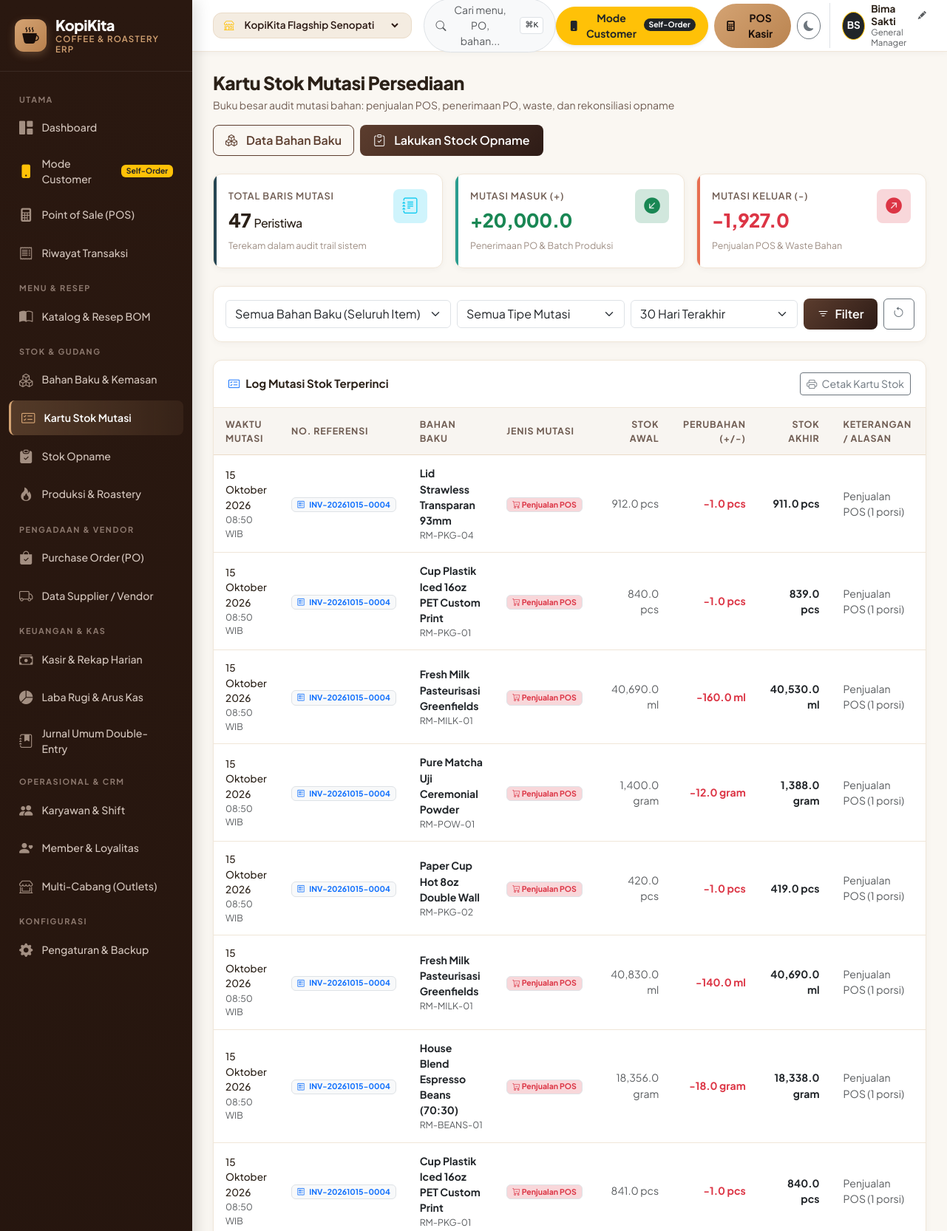
/stock_card.php (upper part), run on the app's committed database.
### tables this page shows
CREATE TABLE app_settings (
    key_name TEXT PRIMARY KEY,
    val_text TEXT
);

CREATE TABLE stock_mutations (
    id INTEGER PRIMARY KEY AUTOINCREMENT,
    raw_material_id INTEGER NOT NULL,
    outlet_id INTEGER DEFAULT 1,
    mutation_type TEXT NOT NULL,
    reference_no TEXT,
    qty_change REAL NOT NULL,
    qty_before REAL NOT NULL,
    qty_after REAL NOT NULL,
    notes TEXT,
    created_at TEXT DEFAULT (datetime('now', 'localtime')),
    FOREIGN KEY (raw_material_id) REFERENCES raw_materials(id)
);

CREATE TABLE raw_materials (
    id INTEGER PRIMARY KEY AUTOINCREMENT,
    code TEXT UNIQUE NOT NULL,
    name TEXT NOT NULL,
    category TEXT NOT NULL,
    unit TEXT NOT NULL,
    current_stock REAL DEFAULT 0,
    min_stock REAL DEFAULT 10,
    cost_per_unit REAL DEFAULT 0,
    outlet_id INTEGER DEFAULT 1,
    created_at TEXT DEFAULT (datetime('now', 'localtime')),
    FOREIGN KEY (outlet_id) REFERENCES outlets(id)
);

### stock_card.php (the view, shortened to what the rows shown need)
<?php
require_once __DIR__ . '/includes/header.php';
$outletId = $currentOutlet['id'];
$dateFilter = $_GET['date'] ?? '30days';
$where = ["sm.outlet_id = :outlet_id"];
$params = [':outlet_id' => $outletId];
if ($dateFilter === 'today') {
    $where[] = "date(sm.created_at) = :today";
    $params[':today'] = date('Y-m-d');
} elseif ($dateFilter === '7days') {
    $where[] = "date(sm.created_at) >= :sevendays";
    $params[':sevendays'] = date('Y-m-d', strtotime('-7 days'));
} elseif ($dateFilter === '30days') {
    $where[] = "date(sm.created_at) >= :thirtydays";
    $params[':thirtydays'] = date('Y-m-d', strtotime('-30 days'));
}
$whereClause = implode(' AND ', $where);
$mutations = dbFetchAll("
    SELECT sm.*, rm.name as material_name, rm.code as material_code, rm.unit as material_unit
    FROM stock_mutations sm
    JOIN raw_materials rm ON sm.raw_material_id = rm.id
    WHERE {$whereClause}
    ORDER BY sm.id DESC
", $params);
?>
<div class="page-header">
    <div>
        <h1 class="page-title">Kartu Stok Mutasi Persediaan</h1>
    </div>
</div>
<div class="card-coffee">
    <div class="table-responsive">
        <table class="table-coffee table-hover">
            <thead>
                <tr>
                    <th>Waktu Mutasi</th>
                    <th>No. Referensi</th>
                    <th>Bahan Baku</th>
                    <th>Jenis Mutasi</th>
                    <th class="text-end">Stok Awal</th>
                    <th class="text-end">Perubahan (+/-)</th>
                    <th class="text-end">Stok Akhir</th>
                    <th>Keterangan / Alasan</th>
                </tr>
            </thead>
            <tbody>
                <?php if (empty($mutations)): ?>
                    <tr>
                        <td colspan="8" class="text-center py-5 text-muted">
                            <i class="bi bi-journal-x fs-1 d-block mb-2 text-secondary"></i>
                            Tidak ada riwayat mutasi stok untuk filter ini.
                        </td>
                    </tr>
                <?php else: ?>
                    <?php foreach ($mutations as $m): ?>
                        <tr>
                            <td>
                                <div style="font-size: 0.85rem; font-weight: 500;"><?php echo formatDate($m['created_at'], 'date'); ?></div>
                                <div class="text-muted small"><?php echo formatDate($m['created_at'], 'time'); ?> WIB</div>
                            </td>
                            <td>
                                <?php if (str_starts_with($m['reference_no'], 'INV-')): ?>
                                    <span class="badge bg-light text-primary border">
                                        <i class="bi bi-receipt me-1"></i> <?php echo htmlspecialchars($m['reference_no']); ?>
                                    </span>
                                <?php elseif (str_starts_with($m['reference_no'], 'PO-')): ?>
                                    <span class="badge bg-light text-success border">
                                        <i class="bi bi-bag-check me-1"></i> <?php echo htmlspecialchars($m['reference_no']); ?>
                                    </span>
                                <?php else: ?>
                                    <span class="badge bg-light text-dark border">
                                        <?php echo htmlspecialchars($m['reference_no'] ?: '-'); ?>
                                    </span>
                                <?php endif; ?>
                            </td>
                            <td>
                                <div class="fw-bold text-dark"><?php echo htmlspecialchars($m['material_name']); ?></div>
                                <div class="text-muted small"><?php echo htmlspecialchars($m['material_code']); ?></div>
                            </td>
                            <td>
                                <?php if ($m['mutation_type'] === 'POS_SALE'): ?>
                                    <span class="badge bg-danger-subtle text-danger border">
                                        <i class="bi bi-cart-dash"></i> Penjualan POS
                                    </span>
                                <?php elseif ($m['mutation_type'] === 'PURCHASE_RECEIPT'): ?>
                                    <span class="badge bg-success-subtle text-success border">
                                        <i class="bi bi-truck"></i> Penerimaan PO
                                    </span>
                                <?php elseif ($m['mutation_type'] === 'STOCK_OPNAME'): ?>
                                    <span class="badge bg-info-subtle text-info border">
                                        <i class="bi bi-clipboard-check"></i> Opname Fisik
                                    </span>
                                <?php elseif ($m['mutation_type'] === 'WASTE'): ?>
                                    <span class="badge bg-warning-subtle text-warning border">
                                        <i class="bi bi-trash"></i> Waste / Rusak
                                    </span>
                                <?php elseif (str_starts_with($m['mutation_type'], 'PRODUCTION')): ?>
                                    <span class="badge bg-primary-subtle text-primary border">
                                        <i class="bi bi-fire"></i> Batch Roastery
                                    </span>
                                <?php else: ?>
                                    <span class="badge bg-light text-dark border"><?php echo htmlspecialchars($m['mutation_type']); ?></span>
                                <?php endif; ?>
                            </td>
                            <td class="text-end text-muted">
                                <?php echo number_format($m['qty_before'], 1); ?> <?php echo htmlspecialchars($m['material_unit']); ?>
                            </td>
                            <td class="text-end fw-bold <?php echo $m['qty_change'] > 0 ? 'text-success' : 'text-danger'; ?>">
                                <?php echo ($m['qty_change'] > 0 ? '+' : '') . number_format($m['qty_change'], 1); ?> <?php echo htmlspecialchars($m['material_unit']); ?>
                            </td>
                            <td class="text-end fw-bold text-dark">
                                <?php echo number_format($m['qty_after'], 1); ?> <?php echo htmlspecialchars($m['material_unit']); ?>
                            </td>
                            <td class="small text-muted">
                                <?php echo htmlspecialchars($m['notes'] ?: '-'); ?>
                            </td>
                        </tr>
                    <?php endforeach; ?>
                <?php endif; ?>
            </tbody>
        </table>
    </div>
</div>
<?php require_once __DIR__ . '/includes/footer.php'; ?>

### includes/header.php (shortened to what the rows shown need)
<?php
require_once __DIR__ . '/functions.php';
$currentOutlet = getCurrentOutlet();
$allOutlets = getAllOutlets();
$currentUser = getCurrentUser();
?>
<!DOCTYPE html>
<html lang="id" data-theme="light">
<head>
    <link href="https://cdn.jsdelivr.net/npm/bootstrap@5.3.3/dist/css/bootstrap.min.css" rel="stylesheet">
    <link rel="stylesheet" href="https://cdn.jsdelivr.net/npm/bootstrap-icons@1.11.3/font/bootstrap-icons.min.css">
    <link rel="stylesheet" href="assets/css/style.css">
</head>
<body>
<div class="app-container">
    <?php require_once __DIR__ . '/sidebar.php'; ?>
    <div class="app-main">
        <header class="app-header">
            <div class="d-flex align-items-center gap-2">
                <div class="d-flex align-items-center gap-2 border-start ps-3 ms-1" style="cursor: pointer;" data-bs-toggle="modal" data-bs-target="#userProfileModal" title="Klik untuk Ganti Nama Manager & Role">
                    <div class="d-none d-md-block text-start" style="line-height: 1.2;">
                        <div class="fw-bold d-flex align-items-center gap-1" style="font-size: 0.85rem;">
                            <span id="headerUserName"><?php echo htmlspecialchars($currentUser['name']); ?></span>
                            <i class="bi bi-pencil-fill text-muted" style="font-size: 0.7rem;"></i>
                        </div>
                    </div>
                </div>
            </div>
        </header>
        <main class="page-body">

### data on the page
app_settings: val_text "Bima Sakti"
stock_mutations: created_at "15 Oktober 2026", created_at "08:50", reference_no "INV-20261015-0004", raw_material.name "Lid Strawless Transparan 93mm", raw_material.code "RM-PKG-04", mutation_type "POS_SALE" (drawn), qty_before "912.0", raw_material.unit "pcs", qty_change "-1.0", qty_after "911.0", notes "Penjualan POS (1 porsi)"
stock_mutations: created_at "15 Oktober 2026", created_at "08:50", reference_no "INV-20261015-0004", raw_material.name "Cup Plastik Iced 16oz PET Custom Print", raw_material.code "RM-PKG-01", mutation_type "POS_SALE" (drawn), qty_before "840.0", raw_material.unit "pcs", qty_change "-1.0", qty_after "839.0", notes "Penjualan POS (1 porsi)"
stock_mutations: created_at "15 Oktober 2026", created_at "08:50", reference_no "INV-20261015-0004", raw_material.name "Fresh Milk Pasteurisasi Greenfields", raw_material.code "RM-MILK-01", mutation_type "POS_SALE" (drawn), qty_before "40,690.0", raw_material.unit "ml", qty_change "-160.0", qty_after "40,530.0", notes "Penjualan POS (1 porsi)"
stock_mutations: created_at "15 Oktober 2026", created_at "08:50", reference_no "INV-20261015-0004", raw_material.name "Pure Matcha Uji Ceremonial Powder", raw_material.code "RM-POW-01", mutation_type "POS_SALE" (drawn), qty_before "1,400.0", raw_material.unit "gram", qty_change "-12.0", qty_after "1,388.0", notes "Penjualan POS (1 porsi)"
stock_mutations: created_at "15 Oktober 2026", created_at "08:50", reference_no "INV-20261015-0004", raw_material.name "Paper Cup Hot 8oz Double Wall", raw_material.code "RM-PKG-02", mutation_type "POS_SALE" (drawn), qty_before "420.0", raw_material.unit "pcs", qty_change "-1.0", qty_after "419.0", notes "Penjualan POS (1 porsi)"
stock_mutations: created_at "15 Oktober 2026", created_at "08:50", reference_no "INV-20261015-0004", raw_material.name "Fresh Milk Pasteurisasi Greenfields", raw_material.code "RM-MILK-01", mutation_type "POS_SALE" (drawn), qty_before "40,830.0", raw_material.unit "ml", qty_change "-140.0", qty_after "40,690.0", notes "Penjualan POS (1 porsi)"
stock_mutations: created_at "15 Oktober 2026", created_at "08:50", reference_no "INV-20261015-0004", raw_material.name "House Blend Espresso Beans (70:30)", raw_material.code "RM-BEANS-01", mutation_type "POS_SALE" (drawn), qty_before "18,356.0", raw_material.unit "gram", qty_change "-18.0", qty_after "18,338.0", notes "Penjualan POS (1 porsi)"
stock_mutations: created_at "15 Oktober 2026", created_at "08:50", reference_no "INV-20261015-0004", raw_material.name "Cup Plastik Iced 16oz PET Custom Print", raw_material.code "RM-PKG-01", mutation_type "POS_SALE" (drawn), qty_before "841.0", raw_material.unit "pcs", qty_change "-1.0", qty_after "840.0", notes "Penjualan POS (1 porsi)"

### other printed values
$currentUser['initials'] "BS"
$currentUser['role'] "General Manager"
count($mutations) "47"
$totalIn "20,000.0"
$totalOut "1,927.0"
form field value "KopiKita Flagship Senopati"
